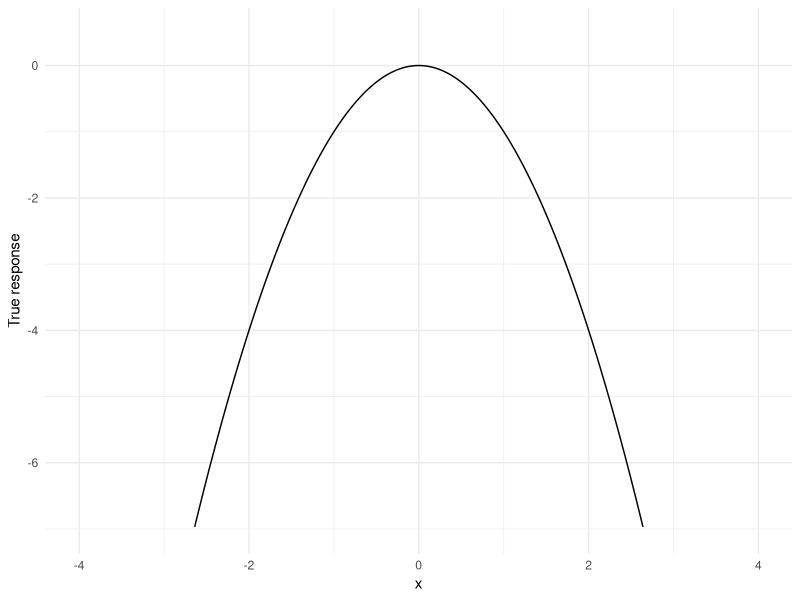
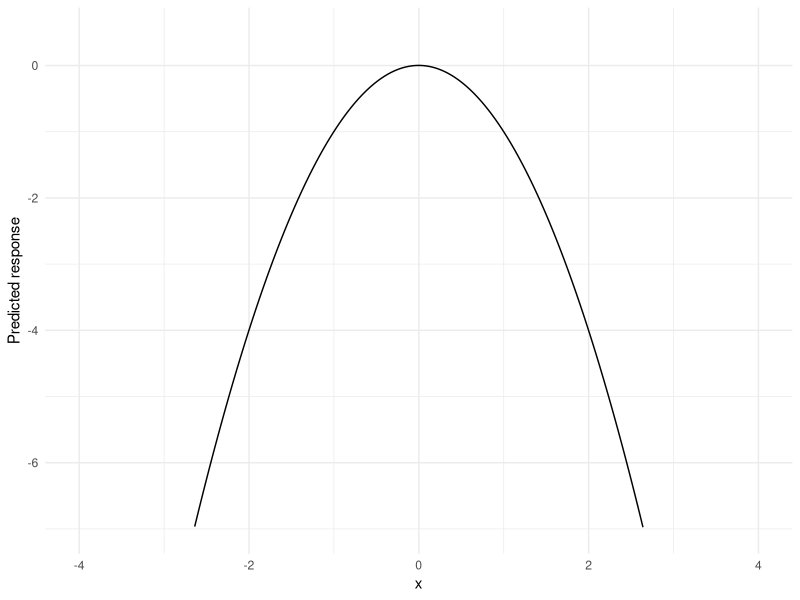
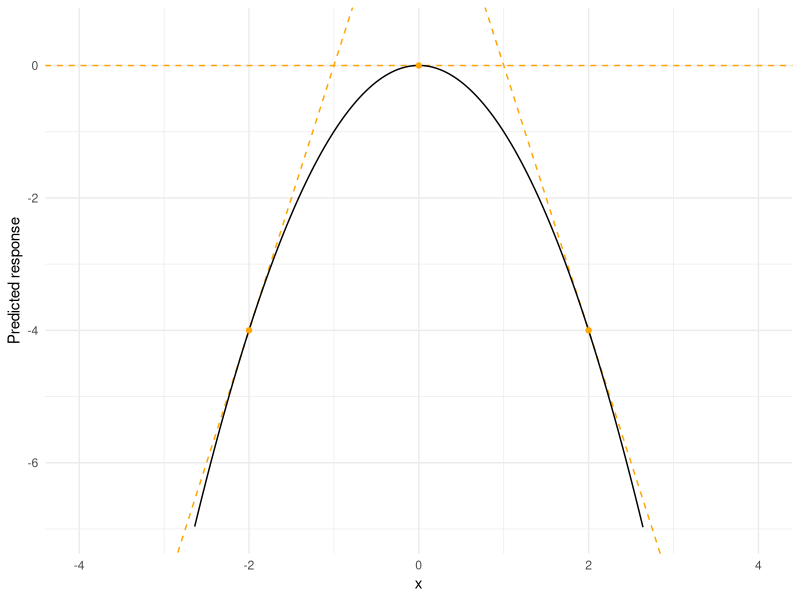

Here is the R script that generated these plots, in order: (Note: this script raises an error after producing the figures.)
## ---- chunk 1
knitr::opts_chunk$set(
  collapse = TRUE,
  fig.width = 6,
  fig.asp = .4,
  warning = FALSE,
  message = FALSE,
  comment = "#>"
)

library(marginaleffects)
library(patchwork)
library(ggplot2)

theme_set(theme_minimal())
## ---- chunk 2
x <- seq(-4, 4, .01)
y <- -x^2 
dat <- data.frame(x, y)
ggplot(dat, aes(x, y)) + 
    geom_line() +
    labs(y = "True response") +
    xlim(c(-4, 4)) +
    ylim(c(-7, 0.5))
## ---- chunk 3
N <- 1e5
x <- runif(N, -4, 4)
e <- rnorm(N)
y <- -x^2 + e
dat <- data.frame(y, x)

mod <- lm(y ~ x + I(x^2))
## ---- chunk 4
nd <- data.frame(x = seq(-4, 4, .01))
nd$predicted_response <- predict(mod, newdata = nd)

ggplot(nd, aes(x, predicted_response)) + 
      geom_line() + 
      labs(y = "Predicted response") +
      xlim(c(-4, 4)) +
      ylim(c(-7, 0.5))
## ---- chunk 5
p1 <- ggplot(nd, aes(x, predicted_response)) + 
      xlim(c(-4, 4)) +
      ylim(c(-7, 0.5)) +
      labs(y = "Predicted response") +
      geom_abline(slope = 4, intercept = 4, color = "orange", linetype = "dashed") +
      geom_abline(slope = 0, intercept = 0, color = "orange", linetype = "dashed") +
      geom_abline(slope = -4, intercept = 4, color = "orange", linetype = "dashed") +
      geom_line() +
      annotate("point", x = -2, y = -4, colour = "orange") +
      annotate("point", x = 0, y = 0, colour = "orange") +
      annotate("point", x = 2, y = -4, colour = "orange")
p1
## ---- chunk 6
library(marginaleffects)

marginaleffects(mod, newdata = typical(x = c(-2, 0, 2)))
## ---- chunk 7
plot_cme(mod, effect = "x", condition = "x") + xlim(-4, 4)
## ---- chunk 8
mod <- lm(mpg ~ hp + factor(cyl), data = mtcars)

marginaleffects(mod) |> head()
## ---- chunk 9
marginaleffects(mod, newdata = typical(cyl = c(4, 6, 8)))
## ---- chunk 10
library(emmeans)
emmeans(mod, specs = "cyl")
